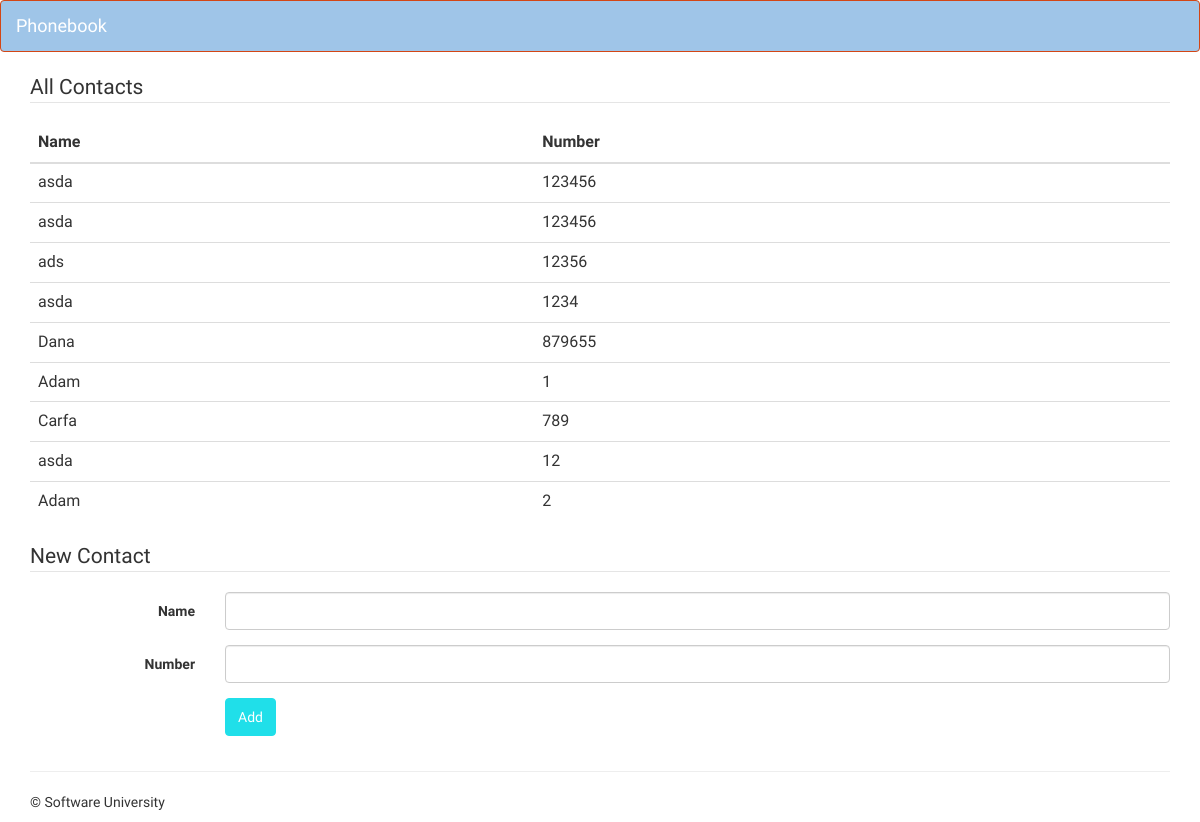
Before: / with the older database file.
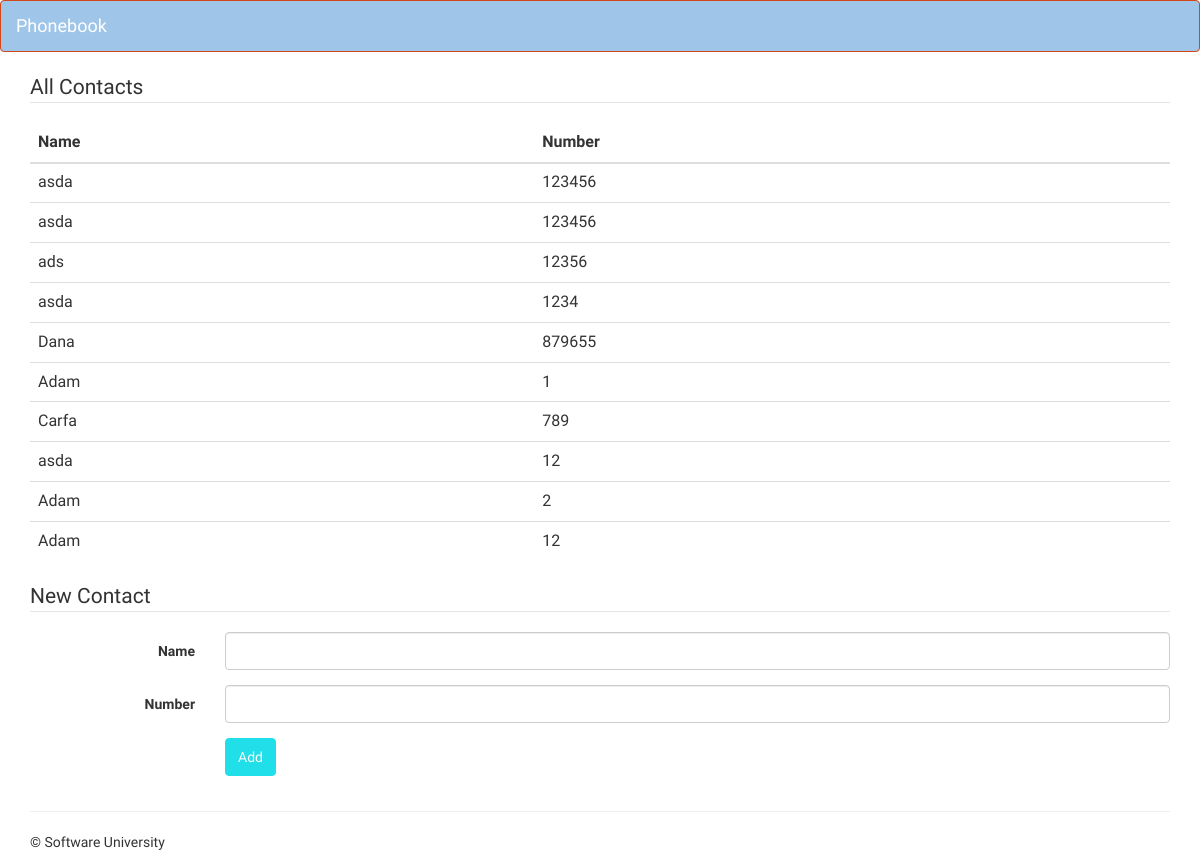
After: the same page with the newer database file.
### djangoproject/phonebook/models.py (models this page shows)
class Contact(models.Model):
    name = models.CharField(max_length=30)
    number = models.IntegerField()

### djangoproject/phonebook/views.py (the view)
# urls.py: path('',landing_page, name='landing-page'),
def landing_page(request):
    context = {
        'contacts':Contact.objects.all()
    }
    return render(request, 'phonebook/index.html',context)

### djangoproject/phonebook/templates/phonebook/index.html (shortened to what this page needs)
<html lang="en">
   <head>
      <link rel="stylesheet" type="text/css" href="/static/phonebook/style.css" />
   </head>
   <body>
      <nav class="navbar navbar-default">
         <div class="container-fluid">
            <div class="navbar-header">
               <a class="navbar-brand" href="/">Phonebook</a>
            </div>
         </div>
      </nav>
      <div class="container">
         <legend>All Contacts</legend>
         <table class="table">
            <thead>
               <tr>
                  <th scope="col">Name</th>
                  <th scope="col">Number</th>
               </tr>
            </thead>
            <tbody>
               <tr>
               <tr>{% for contact in contacts %}
               <tr>
                  <td> {{ contact.name }} </td>
                  <td>{{ contact.number }}</td>
                  {% endfor %}
               </tr>
            </tbody>
         </table>
         <form class="form-horizontal" action="{% url 'new-contact' %}" method="POST">
            <fieldset>
               <legend>New Contact</legend>
               <div class="form-group">
                  <label for="name" class="col-lg-2 control-label">Name</label>
                  <div class="col-lg-10">
                     <input type="text" autofocus="autofocus" name="name" title="Name" class="form-control"
                        id="name"/>
                  </div>
               </div>
               <div class="form-group">
                  <label for="number" class="col-lg-2 control-label">Number</label>
                  <div class="col-lg-10">
                     <input type="number" autofocus="autofocus" name="number" title="Number" class="form-control"
                        id="number"/>
                  </div>
               </div>
               <div class="form-group">
                  <div class="col-lg-10 col-lg-offset-2">
                     <button type="submit" class="btn btn-primary">Add</button>
                  </div>
               </div>
            </fieldset>
         </form>
         <hr/>
         <footer>
            <p>&copy; Software University</p>
         </footer>
      </div>
   </body>
</html>

Changed rows visible on the page:
added Contact: name "Adam", number "12"
